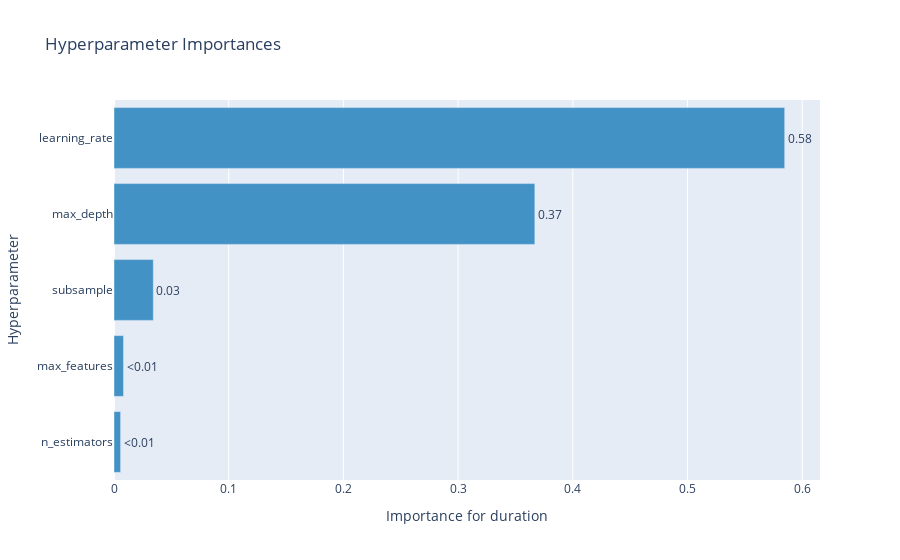

Here is the notebook cell this chart was saved with:
### Code cell
#sprawdzamy, które hiperparametry wpływają na czas trwania próby 
fig_pit = optuna.visualization.plot_param_importances(
    study, target=lambda t: t.duration.total_seconds(), target_name="duration"
)
plotly_config = {"staticPlot": True}
fig_pit.write_image(r'E:\page ds\pages\Optymalizatory_hiperparametrow\foto\4_OptunaParamImport_dur.png' , format="png", engine = "orca")
fig_pit.show(config = plotly_config)

### Figure 1 — Plotly figure (JSON) as saved in the notebook; plotly's stock layout.template omitted (floating-point values rounded to 4 significant figures)
{"data": [{"cliponaxis": false, "hovertemplate": ["n_estimators (IntDistribution): 0.005751407930944951<extra></extra>", "max_features (CategoricalDistribution): 0.008309425980470568<extra></extra>", "subsample (FloatDistribution): 0.03428430723452684<extra></extra>", "max_depth (IntDistribution): 0.36690573722303876<extra></extra>", "learning_rate (FloatDistribution): 0.584749121631019<extra></extra>"], "marker": {"color": "rgb(66,146,198)"}, "orientation": "h", "text": ["<0.01", "<0.01", "0.03", "0.37", "0.58"], "textposition": "outside", "type": "bar", "x": [0.005751, 0.008309, 0.03428, 0.3669, 0.5847], "y": ["n_estimators", "max_features", "subsample", "max_depth", "learning_rate"]}], "layout": {"autosize": true, "showlegend": false, "title": {"text": "Hyperparameter Importances"}, "xaxis": {"autorange": true, "range": [0, 0.6155], "title": {"text": "Importance for duration"}, "type": "linear"}, "yaxis": {"autorange": true, "range": [-0.5, 4.5], "title": {"text": "Hyperparameter"}, "type": "category"}}}
